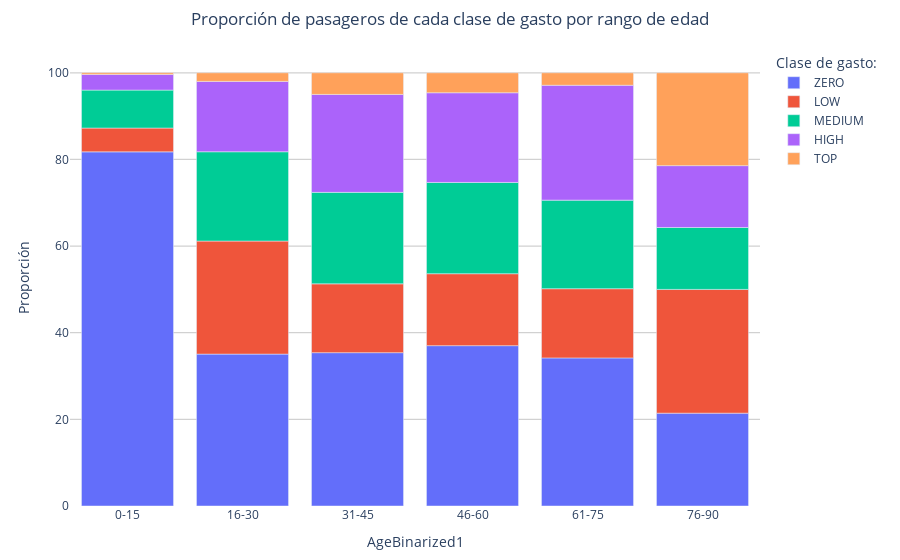

The notebook cell saved with this chart:
### Markdown cell above
La variable `TotalExpensesBinarized` está correlacionada con la variable `VIP`.

### Code cell
tmp = data.groupby(['TotalExpensesBinarized','AgeBinarized1']).count().iloc[:,0]
tmp.name = 'Count'
df = tmp.to_frame().reset_index()
df['Núm. pasajeros'] = df.Count

fig = px.bar(df, x="AgeBinarized1", y="Count", color="TotalExpensesBinarized", hover_data={'AgeBinarized1':False, 'TotalExpensesBinarized':False, 'Núm. pasajeros':True}, labels={"Count": "Proporción"})
fig.update_layout(plot_bgcolor='white',
                  hovermode="closest",
                  legend={'title_text':'Clase de gasto:'},
                  title={'text': 'Proporción de pasajeros de cada clase de gasto por rango de edad', 'x': 0.5},
                  margin={'l':70, 'r':140, 't':50, 'b':50},
                  barnorm='percent')
fig.update_xaxes(showgrid=False)
fig.update_yaxes(showgrid=True, gridwidth=1.2, gridcolor='#d1d1d1')
fig.show()

### Figure 1 — Plotly figure (JSON) as saved in the notebook; plotly's stock layout.template omitted (floating-point values rounded to 4 significant figures)
{"data": [{"alignmentgroup": "True", "customdata": [["ZERO", 1474], ["ZERO", 2053], ["ZERO", 1185], ["ZERO", 506], ["ZERO", 107], ["ZERO", 3]], "hovertemplate": "Proporción=%{y}<br>Núm. pasageros=%{customdata[1]}<extra></extra>", "legendgroup": "ZERO", "marker": {"color": "#636efa", "pattern": {"shape": ""}}, "name": "ZERO", "offsetgroup": "ZERO", "orientation": "v", "showlegend": true, "textposition": "auto", "type": "bar", "x": ["0-15", "16-30", "31-45", "46-60", "61-75", "76-90"], "xaxis": "x", "y": [1474, 2053, 1185, 506, 107, 3], "yaxis": "y"}, {"alignmentgroup": "True", "customdata": [["LOW", 99], ["LOW", 1528], ["LOW", 532], ["LOW", 227], ["LOW", 50], ["LOW", 4]], "hovertemplate": "Proporción=%{y}<br>Núm. pasageros=%{customdata[1]}<extra></extra>", "legendgroup": "LOW", "marker": {"color": "#EF553B", "pattern": {"shape": ""}}, "name": "LOW", "offsetgroup": "LOW", "orientation": "v", "showlegend": true, "textposition": "auto", "type": "bar", "x": ["0-15", "16-30", "31-45", "46-60", "61-75", "76-90"], "xaxis": "x", "y": [99, 1528, 532, 227, 50, 4], "yaxis": "y"}, {"alignmentgroup": "True", "customdata": [["MEDIUM", 158], ["MEDIUM", 1207], ["MEDIUM", 707], ["MEDIUM", 288], ["MEDIUM", 64], ["MEDIUM", 2]], "hovertemplate": "Proporción=%{y}<br>Núm. pasageros=%{customdata[1]}<extra></extra>", "legendgroup": "MEDIUM", "marker": {"color": "#00cc96", "pattern": {"shape": ""}}, "name": "MEDIUM", "offsetgroup": "MEDIUM", "orientation": "v", "showlegend": true, "textposition": "auto", "type": "bar", "x": ["0-15", "16-30", "31-45", "46-60", "61-75", "76-90"], "xaxis": "x", "y": [158, 1207, 707, 288, 64, 2], "yaxis": "y"}, {"alignmentgroup": "True", "customdata": [["HIGH", 65], ["HIGH", 951], ["HIGH", 757], ["HIGH", 283], ["HIGH", 83], ["HIGH", 2]], "hovertemplate": "Proporción=%{y}<br>Núm. pasageros=%{customdata[1]}<extra></extra>", "legendgroup": "HIGH", "marker": {"color": "#ab63fa", "pattern": {"shape": ""}}, "name": "HIGH", "offsetgroup": "HIGH", "orientation": "v", "showlegend": true, "textposition": "auto", "type": "bar", "x": ["0-15", "16-30", "31-45", "46-60", "61-75", "76-90"], "xaxis": "x", "y": [65, 951, 757, 283, 83, 2], "yaxis": "y"}, {"alignmentgroup": "True", "customdata": [["TOP", 7], ["TOP", 116], ["TOP", 167], ["TOP", 63], ["TOP", 9], ["TOP", 3]], "hovertemplate": "Proporción=%{y}<br>Núm. pasageros=%{customdata[1]}<extra></extra>", "legendgroup": "TOP", "marker": {"color": "#FFA15A", "pattern": {"shape": ""}}, "name": "TOP", "offsetgroup": "TOP", "orientation": "v", "showlegend": true, "textposition": "auto", "type": "bar", "x": ["0-15", "16-30", "31-45", "46-60", "61-75", "76-90"], "xaxis": "x", "y": [7, 116, 167, 63, 9, 3], "yaxis": "y"}], "layout": {"autosize": true, "barmode": "relative", "barnorm": "percent", "hovermode": "closest", "legend": {"title": {"text": "Clase de gasto:"}, "tracegroupgap": 0}, "margin": {"b": 50, "l": 70, "r": 140, "t": 50}, "plot_bgcolor": "white", "title": {"text": "Proporción de pasageros de cada clase de gasto por rango de edad", "x": 0.5}, "xaxis": {"anchor": "y", "autorange": true, "domain": [0, 1], "range": [-0.5, 5.5], "showgrid": false, "title": {"text": "AgeBinarized1"}, "type": "category"}, "yaxis": {"anchor": "x", "autorange": true, "domain": [0, 1], "gridcolor": "#d1d1d1", "gridwidth": 1.2, "range": [0, 105.3], "showgrid": true, "title": {"text": "Proporción"}, "type": "linear"}}}
